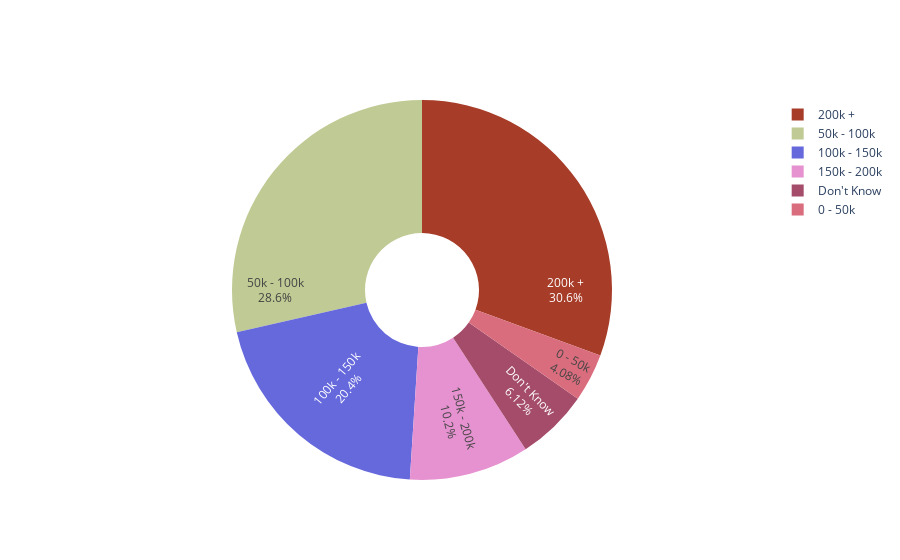

Notebook code cell kept with this figure:
### Markdown cell above
# parents' income levels

### Code cell
data = dataframe["What were your parents/caregivers' combined income at the start of university?"].value_counts()
values = []
labels = []
colors = []
for i,v in data.items():
    labels.append(i)
    values.append(v)
    colors.append("#"+''.join([random.choice('0123456789ABCDEF') for j in range(6)]))

fig = go.Figure(data=[go.Pie(labels=labels, values=values, textinfo='label+percent',
                             insidetextorientation='radial', marker_colors=colors, hole=.3
                            )])
iplot(fig)

### Figure 1 — Plotly figure (JSON) as saved in the notebook; plotly's stock layout.template omitted (floating-point values rounded to 4 significant figures)
{"data": [{"hole": 0.3, "insidetextorientation": "radial", "labels": ["200k +", "50k - 100k", "100k - 150k", "150k - 200k", "Don't Know", "0 - 50k"], "marker": {"colors": ["#A73C28", "#BFCA94", "#6669DC", "#E692D0", "#A44C6A", "#D96D7E"]}, "textinfo": "label+percent", "type": "pie", "values": [15, 14, 10, 5, 3, 2]}], "layout": {}}
